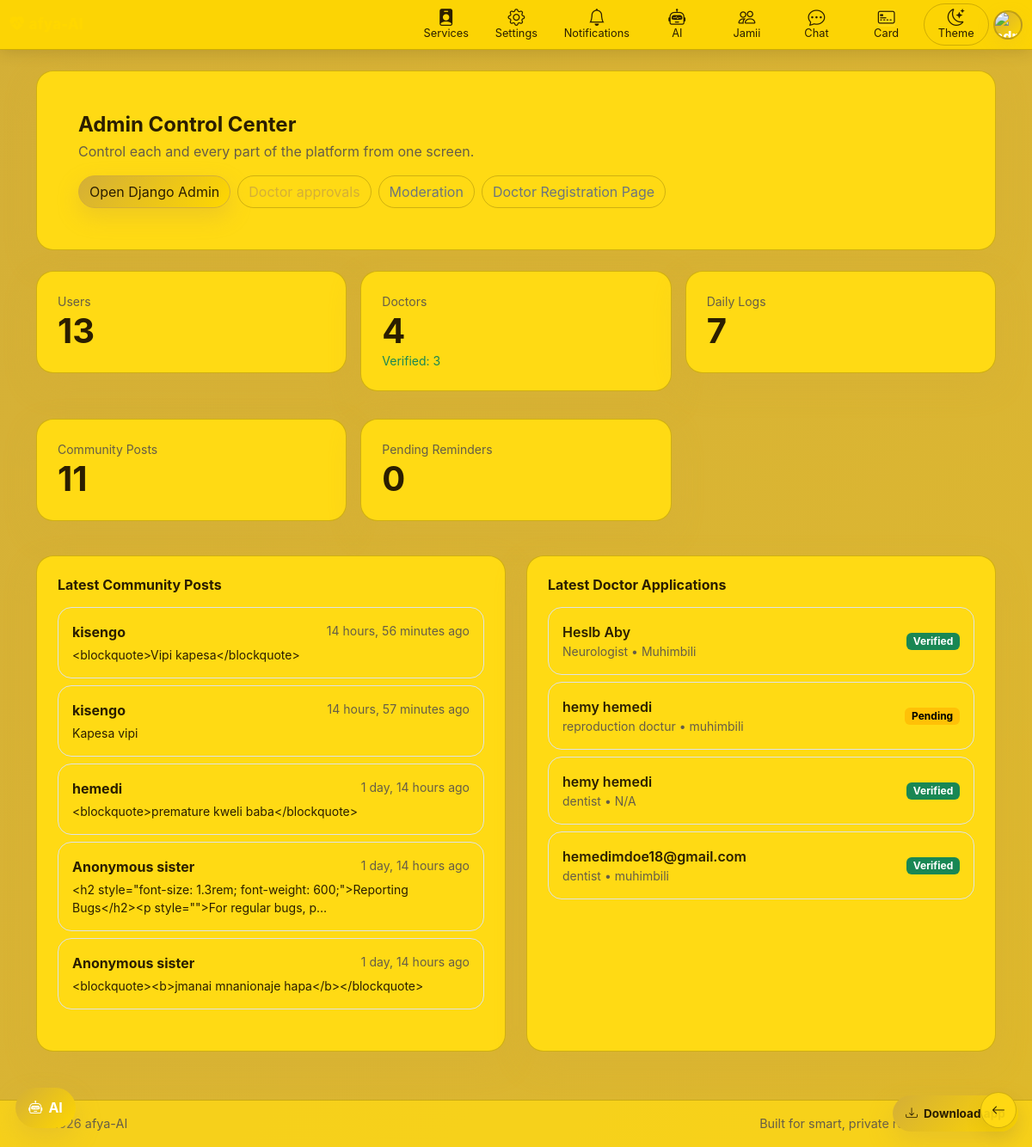
Screenshot of /sw/control-center/ (signed in) with the database file from the repository.
### menstrual/models.py (models this page shows, shortened)
class CommunityPost(models.Model):
    AUDIENCE_FEMALE = 'female'
    AUDIENCE_MALE = 'male'
    AUDIENCE_CHOICES = [
        (AUDIENCE_FEMALE, _('Female community')),
        (AUDIENCE_MALE, _('Male community')),
    ]
    user = models.ForeignKey(User, on_delete=models.CASCADE)
    group = models.ForeignKey('CommunityGroup', on_delete=models.SET_NULL, null=True, blank=True, related_name='posts')
    groups = models.ManyToManyField('CommunityGroup', blank=True, related_name='multi_posts')
    content = models.TextField(verbose_name=_("What's on your mind?"))
    image = models.ImageField(upload_to='community_posts/', blank=True, null=True)
    video = models.FileField(upload_to='community_posts/videos/', blank=True, null=True)
    media_ratio = models.CharField(max_length=20, default='auto')
    media_shape = models.CharField(max_length=20, default='rounded')
    media_focus_x = models.PositiveSmallIntegerField(default=50)
    media_focus_y = models.PositiveSmallIntegerField(default=50)
    is_anonymous = models.BooleanField(default=False)
    audience_gender = models.CharField(max_length=10, choices=AUDIENCE_CHOICES, default=AUDIENCE_FEMALE)
    created_at = models.DateTimeField(auto_now_add=True)
    likes = models.ManyToManyField(User, related_name='post_likes', blank=True)

class DoctorProfile(models.Model):
    GENDER_CHOICES = [
        ('female', _('Female')),
        ('male', _('Male')),
    ]
    user = models.OneToOneField(User, on_delete=models.CASCADE, related_name='doctor_profile')
    gender = models.CharField(max_length=10, choices=GENDER_CHOICES, default='female')
    specialization = models.CharField(max_length=100)
    bio = models.TextField()
    hospital_name = models.CharField(max_length=200, blank=True)
    verified = models.BooleanField(default=False)

### main/views.py (the view)
# urls.py: path('control-center/', views.AdminControlCenterView.as_view(), name='control_center'),
class AdminControlCenterView(AdminRequiredMixin, TemplateView):
    template_name = 'main/admin_control_center.html'
    def get_context_data(self, **kwargs):
        context = super().get_context_data(**kwargs)
        context['stats'] = {
            'users': User.objects.count(),
            'doctors_total': DoctorProfile.objects.count(),
            'doctors_verified': DoctorProfile.objects.filter(verified=True).count(),
            'daily_logs': DailyLog.objects.count(),
            'community_posts': CommunityPost.objects.count(),
            'pending_reminders': Reminder.objects.filter(is_notified=False).count(),
        }
        context['latest_posts'] = CommunityPost.objects.select_related('user').order_by('-created_at')[:5]
        context['latest_doctors'] = DoctorProfile.objects.select_related('user').order_by('-id')[:5]
        return context

### card/models.py (called while the page is built, shortened)
def ensure_persona_update_notification(user):
	if not user.is_authenticated:
		return
	persona = UserAIPersona.objects.filter(user=user).first()
	if not persona:
		return
	config, _ = PersonaReminderConfig.objects.get_or_create(user=user)
	now = timezone.now()
	due_at = persona.updated_at + timedelta(days=config.interval_days)
	if now < due_at:
		return

### users/context_processors.py (called while the page is built)
def role_flags(request):
    user = getattr(request, 'user', None)
    user_gender = get_user_gender(user)
    avatar_url = ''
    user_initial = ''
    if getattr(user, 'is_authenticated', False):
        user_initial = (getattr(user, 'username', '')[:1] or '?').upper()
        persona = getattr(user, 'ai_persona', None)
        if persona and getattr(persona, 'avatar', None):
            try:
                avatar_url = persona.avatar.url
            except ValueError:
                avatar_url = ''
    return {
        'is_admin_user': is_admin(user),
        'is_doctor_user': is_doctor(user),
        'is_moderator_user': is_moderator(user),
        'user_gender': user_gender,
        'is_female_user': user_gender == 'female',
        'is_male_user': user_gender == 'male',
        'current_user_avatar_url': avatar_url,
        'current_user_initial': user_initial,
    }

### users/permissions.py (called while the page is built)
def is_admin(user):
    return bool(user and user.is_authenticated and (user.is_staff or user.is_superuser))

def is_doctor(user):
    return bool(user and user.is_authenticated and user.groups.filter(name=DOCTOR_GROUP).exists())

def is_moderator(user):
    return bool(user and user.is_authenticated and user.groups.filter(name=MODERATOR_GROUP).exists())

    def test_func(self):
        return is_admin(self.request.user)

### users/utils.py (called while the page is built)
def get_user_gender(user):
    if not user or not user.is_authenticated:
        return None
    persona = getattr(user, 'ai_persona', None)
    if not persona or not persona.gender:
        return None
    gender = (persona.gender or '').strip().lower()
    if gender in {'female', 'male'}:
        return gender
    return None

### main/templates/main/admin_control_center.html
{% extends 'base.html' %}
{% block content %}
<div class="py-4">
    <div class="card-custom p-4 p-lg-5 mb-4">
        <div class="d-flex justify-content-between align-items-start flex-wrap gap-3">
            <div>
                <h4 class="fw-bold mb-1">Admin Control Center</h4>
                <p class="text-muted mb-0">Control each and every part of the platform from one screen.</p>
            </div>
            <div class="d-flex gap-2 flex-wrap">
                <a href="{% url 'admin:index' %}" class="btn btn-danger rounded-pill">Open Django Admin</a>
                <a href="{% url 'doctor:approval_dashboard' %}" class="btn btn-outline-danger rounded-pill">Doctor approvals</a>
                <a href="{% url 'chats:moderator_dashboard' %}" class="btn btn-outline-secondary rounded-pill">Moderation</a>
                <a href="{% url 'doctor:register' %}" class="btn btn-outline-secondary rounded-pill">Doctor Registration Page</a>
            </div>
        </div>
    </div>
    <div class="row g-3 mb-4">
        <div class="col-md-6 col-xl-4"><div class="card-custom p-4"><div class="text-muted small">Users</div><div class="display-6 fw-bold">{{ stats.users }}</div></div></div>
        <div class="col-md-6 col-xl-4"><div class="card-custom p-4"><div class="text-muted small">Doctors</div><div class="display-6 fw-bold">{{ stats.doctors_total }}</div><div class="small text-success">Verified: {{ stats.doctors_verified }}</div></div></div>
        <div class="col-md-6 col-xl-4"><div class="card-custom p-4"><div class="text-muted small">Daily Logs</div><div class="display-6 fw-bold">{{ stats.daily_logs }}</div></div></div>
        <div class="col-md-6 col-xl-4"><div class="card-custom p-4"><div class="text-muted small">Community Posts</div><div class="display-6 fw-bold">{{ stats.community_posts }}</div></div></div>
        <div class="col-md-6 col-xl-4"><div class="card-custom p-4"><div class="text-muted small">Pending Reminders</div><div class="display-6 fw-bold">{{ stats.pending_reminders }}</div></div></div>
    </div>
    <div class="row g-4">
        <div class="col-lg-6">
            <div class="card-custom p-4 h-100">
                <h6 class="fw-bold mb-3">Latest Community Posts</h6>
                {% for post in latest_posts %}
                <div class="border rounded-4 p-3 mb-2">
                    <div class="d-flex justify-content-between">
                        <strong>{% if post.is_anonymous %}Anonymous sister{% else %}{{ post.user.username }}{% endif %}</strong>
                        <small class="text-muted">{{ post.created_at|timesince }} ago</small>
                    </div>
                    <div class="small mt-1">{{ post.content|truncatechars:100 }}</div>
                </div>
                {% empty %}
                <div class="text-muted">Hakuna posts bado.</div>
                {% endfor %}
            </div>
        </div>
        <div class="col-lg-6">
            <div class="card-custom p-4 h-100">
                <h6 class="fw-bold mb-3">Latest Doctor Applications</h6>
                {% for doctor in latest_doctors %}
                <div class="border rounded-4 p-3 mb-2 d-flex justify-content-between align-items-center">
                    <div>
                        <div class="fw-semibold">{{ doctor.user.get_full_name|default:doctor.user.username }}</div>
                        <div class="small text-muted">{{ doctor.specialization }} • {{ doctor.hospital_name|default:'N/A' }}</div>
                    </div>
                    {% if doctor.verified %}
                    <span class="badge text-bg-success">Verified</span>
                    {% else %}
                    <span class="badge text-bg-warning">Pending</span>
                    {% endif %}
                </div>
                {% empty %}
                <div class="text-muted">Hakuna doctor applications bado.</div>
                {% endfor %}
            </div>
        </div>
    </div>
</div>
{% endblock %}

### rows the page displays
CommunityPost: user.username "kisengo", created_at "14 hours, 56 minutes", content "<blockquote>Vipi kapesa</blockquote>"
CommunityPost: user.username "kisengo", created_at "14 hours, 57 minutes", content "Kapesa vipi"
CommunityPost: user.username "hemedi", created_at "1 day, 14 hours", content "<blockquote>premature kweli baba</blockquote>"
CommunityPost: is_anonymous "Anonymous sister", created_at "1 day, 14 hours", content "<h2 style=\"font-size: 1.3rem; font-weight: 600;\">Reporting Bugs</h2><p style=\"\">For regular bugs, p…"
CommunityPost: is_anonymous "Anonymous sister", created_at "1 day, 14 hours", content "<blockquote><b>jmanai mnanionaje hapa</b></blockquote>"
DoctorProfile: user.get_full_name "Heslb Aby", specialization "Neurologist", hospital_name "Muhimbili", verified "Verified"
DoctorProfile: user.get_full_name "hemy hemedi", specialization "reproduction doctur", hospital_name "muhimbili", verified "Pending"
DoctorProfile: user.get_full_name "hemy hemedi", specialization "dentist", hospital_name "N/A", verified "Verified"
DoctorProfile: user.get_full_name "hemedimdoe18@gmail.com", specialization "dentist", hospital_name "muhimbili", verified "Verified"

### other values shown
{{ stats.users }} "13"
{{ stats.doctors_total }} "4"
{{ stats.doctors_verified }} "3"
{{ stats.daily_logs }} "7"
{{ stats.community_posts }} "11"
{{ stats.pending_reminders }} "0"
